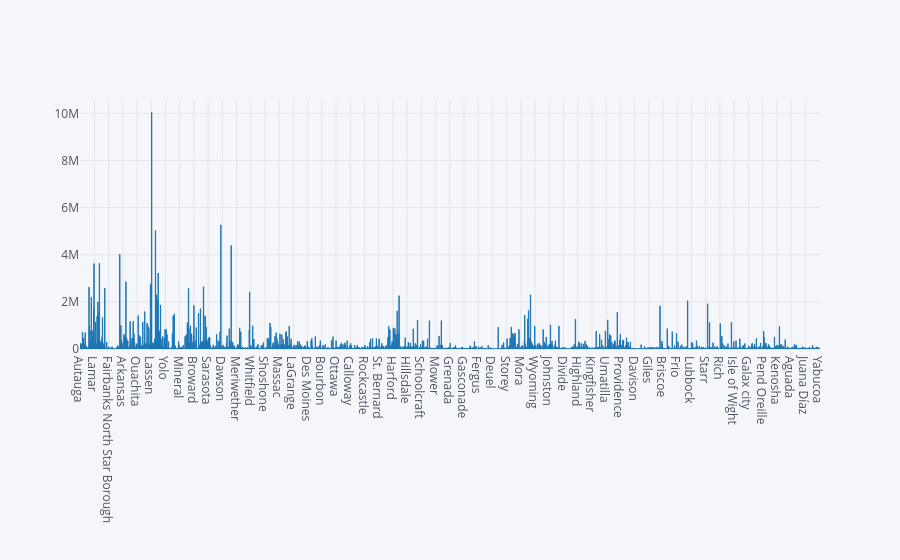

Notebook source saved alongside this figure:
### Code cell
cf.go_offline()

fig = us_df.iplot(kind='bar', x='County', y='TotalPop', asFigure=True)
fig.show()

### Figure 1 — Plotly figure (JSON) as saved in the notebook; plotly's stock layout.template omitted (floating-point values rounded to 4 significant figures; data arrays with more than 128 entries replaced by an {"elided": "..."} marker saying what was removed)
{"data": [{"marker": {"color": "rgba(31, 119, 180, 0.6)", "line": {"color": "rgba(31, 119, 180, 1.0)", "width": 1}}, "name": "TotalPop", "orientation": "v", "text": "", "type": "bar", "x": {"elided": "3218 str values"}, "y": {"elided": "3218 int values"}}], "layout": {"legend": {"bgcolor": "#F5F6F9", "font": {"color": "#4D5663"}}, "paper_bgcolor": "#F5F6F9", "plot_bgcolor": "#F5F6F9", "title": {"font": {"color": "#4D5663"}}, "xaxis": {"gridcolor": "#E1E5ED", "showgrid": true, "tickfont": {"color": "#4D5663"}, "title": {"font": {"color": "#4D5663"}, "text": ""}, "zerolinecolor": "#E1E5ED"}, "yaxis": {"gridcolor": "#E1E5ED", "showgrid": true, "tickfont": {"color": "#4D5663"}, "title": {"font": {"color": "#4D5663"}, "text": ""}, "zerolinecolor": "#E1E5ED"}}}
